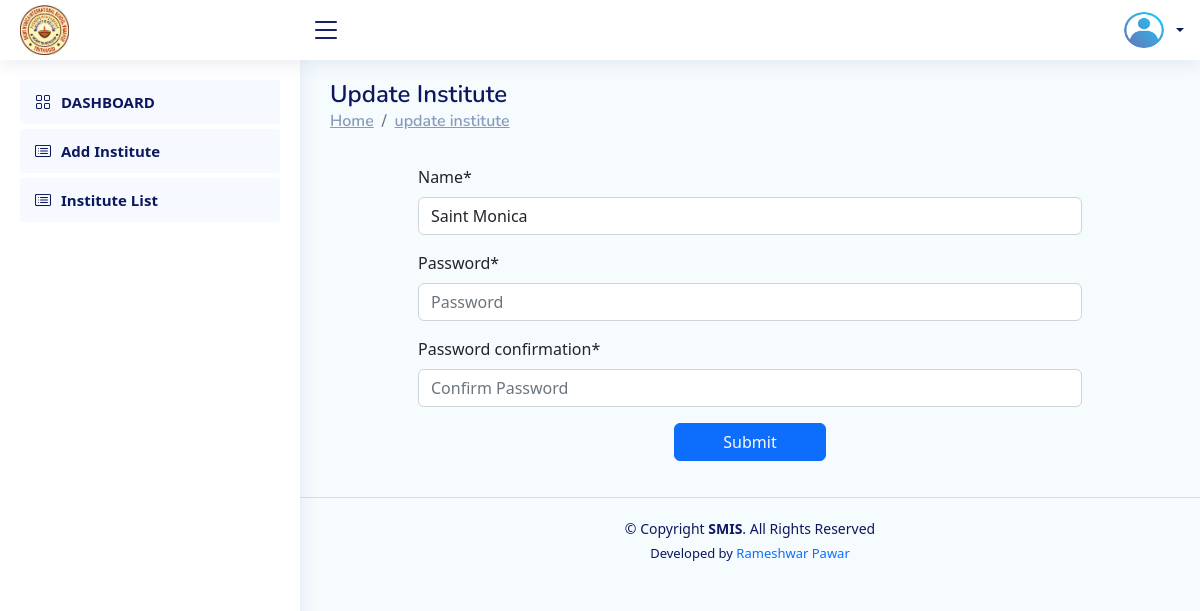
The app's page /Developer/update_institute/1, older data.
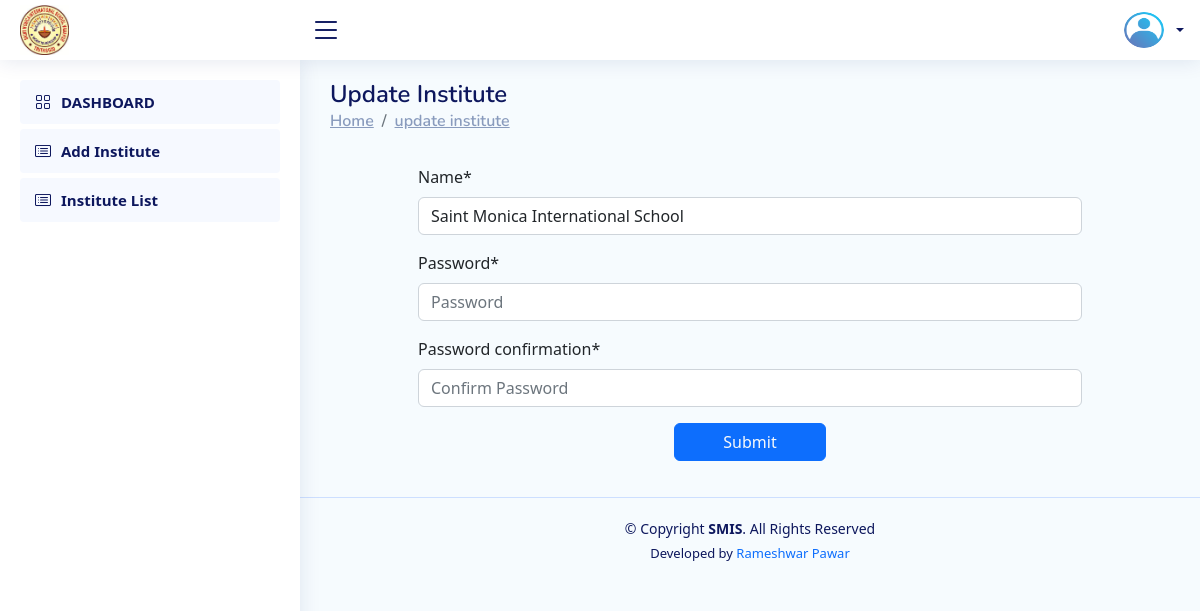
The same page, newer data.
### Institute/models.py (models this page shows, shortened)
class CustomUser(AbstractUser):
    student_prn_no = models.BigIntegerField(null=True,unique=True)
    name = models.CharField(max_length=200,null=True)
    roll_no = models.CharField(max_length=20,null=True)
    class_name = models.CharField(max_length=50,null=True,choices=CLASS)
    division = models.CharField(max_length=10,null=True,choices=DIVISION)
    is_institute=models.BooleanField(default=False)
    is_staff=models.BooleanField(default=False)
    is_student=models.BooleanField(default=False)
    staff_id = models.CharField(max_length=10,null=True)
    designation=models.CharField(max_length=50,null=True,blank=True)
    email=models.EmailField(max_length=254,null=True,blank=True)
    gender=models.CharField(max_length=50,null=True,blank=True,choices=GENDER)

### Developer/views.py (the view)
# urls.py: path("update_institute/<int:id>",views.update_institute,name="update_institute"),
def update_institute(request,id):
    if request.method=="POST":
        pi=CustomUser.objects.get(pk=id)
        fm=Update_institute_Form(request.POST,request.FILES, instance=pi)
        if fm.is_valid():
            fm.save()
            messages.success(request,'Institute Updated Successfully')
    else:
        pi=CustomUser.objects.get(pk=id)
        fm=Update_institute_Form(instance=pi)
    return render(request,'developer__update_institute.html',{'form':fm})

### Developer/forms.py
class Update_institute_Form(UserCreationForm):
    def __init__(self, *args, **kwargs):
        super().__init__(*args, **kwargs)
        self.fields['password1'].widget = forms.PasswordInput(attrs={'autocomplete': 'new-password', 'placeholder': 'Password'})
        self.fields['password2'].widget = forms.PasswordInput(attrs={'autocomplete': 'new-password', 'placeholder': 'Confirm Password'})
        self.fields['password1'].help_text = None
        self.fields['password2'].help_text = None
    class Meta:
        model = CustomUser
        fields = ('name','password1','password2' )

### Staff/views.py (called while the page is built)
def my_exam_list_object_for_base(request):
    if request.user.is_authenticated:
        exam = Exam.objects.filter(staff_id=request.user.staff_id).order_by('-id')
    else:
        exam={}
    return {'exam_list_data': exam}

### Developer/templates/developer__update_institute.html (shortened to what this page needs)
{% extends 'developer_base.html' %}
{% load crispy_forms_tags %}
{% block content %}
<main id="main" class="main">
    <div class="pagetitle">
        <h1>Update Institute</h1>
        <nav>
            <ol class="breadcrumb">
                <li class="breadcrumb-item"><a href="#">Home</a></li>
                <li class="breadcrumb-item"><a href="#">update institute</a></li>
    </ol>
    </nav>
    </div>
    <section class="section dashboard">
        <div class="row">
            <div class="col-lg-12">
                <div class="row">
                  <div class="col-sm-1"></div>
                  <div class="col-sm-10 px-3 py-3 rounded">
                    <div class="container" style="max-width:100%;">
                         <form id="my-form" method="POST" enctype="multipart/form-data">
                            {{form|crispy}}
                           <center> <input type="submit" value="Submit" class="btn btn-primary text-light px-5 px-3"></center>
                         </form>
                    </div>
                  </div>
                  <div class="col-sm-1"></div>
                </div>
            </div>
        </div>
    </section>
</main>
{% endblock content %}

Row changes from the older to the newer data that the page shows:
changed CustomUser: name "Saint Monica" → "Saint Monica International School"
